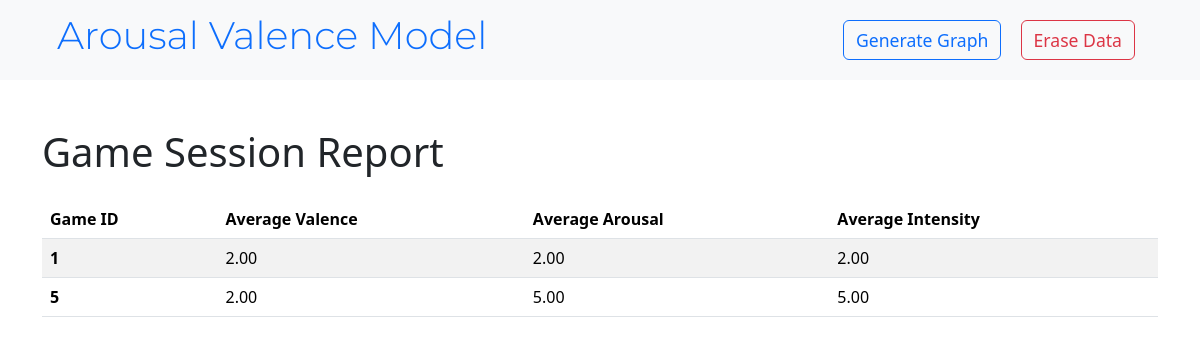
The page /report on the database as committed earlier.
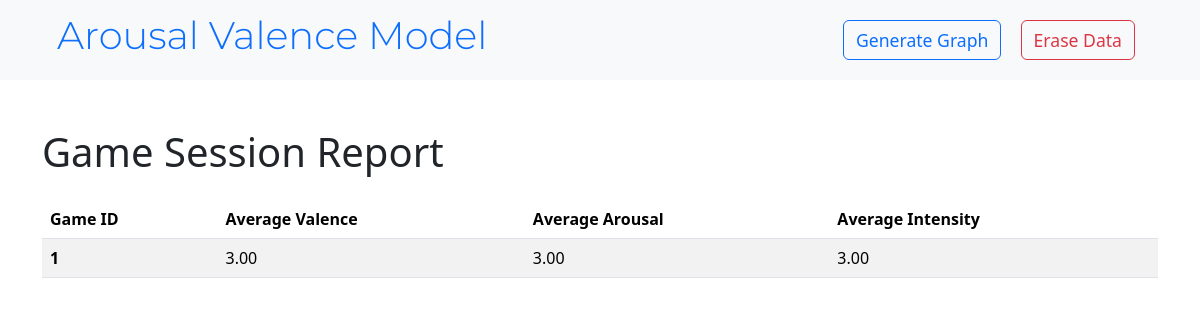
The same page on the database as committed later.
### app/models.py (models this page shows)
class GameSession(models.Model):
    gameid = models.IntegerField(blank=False)
    valence = models.FloatField(blank=False)
    arousal = models.FloatField(blank=False)
    intensity = models.FloatField(blank=False)
    created_at = models.DateTimeField(auto_now_add=True)
    updated_at = models.DateTimeField(auto_now=True)

### app/views.py (the view)
# urls.py: path('report', views.report, name='report'),
def report(request):
    sessions = GameSession.objects.all()
    game_sessions = {}
    for session in sessions:
        if session.gameid not in game_sessions:
            game_sessions[session.gameid] = {'valence': [], 'arousal': [], 'intensity': []}
        game_sessions[session.gameid]['valence'].append(int(session.valence))
        game_sessions[session.gameid]['arousal'].append(int(session.arousal))
        game_sessions[session.gameid]['intensity'].append(int(session.intensity))
    averaged_sessions = []
    for gameid, values in game_sessions.items():
        avg_valence = "{:.2f}".format(np.mean(values['valence']))
        avg_arousal = "{:.2f}".format(np.mean(values['arousal']))
        avg_intensity = "{:.2f}".format(np.mean(values['intensity']))
        averaged_sessions.append({
            'gameid': gameid,
            'avg_valence': avg_valence,
            'avg_arousal': avg_arousal,
            'avg_intensity': avg_intensity,
        })
    context = {
        'sessions': averaged_sessions
    }
    return render(request, 'report.html', context)

### templates/report.html (shortened to what this page needs)
{% extends "nav.html" %}
{% block content %}
<div class="container mt-5">
    <h1 class="mb-4">Game Session Report</h1>
    <table class="table table-striped">
        <thead>
            <tr>
                <th scope="col">Game ID</th>
                <th scope="col">Average Valence</th>
                <th scope="col">Average Arousal</th>
                <th scope="col">Average Intensity</th>
            </tr>
        </thead>
        <tbody>
            {% for session in sessions %}
            <tr>
                <th scope="row">{{ session.gameid }}</th>
                <td>{{ session.avg_valence }}</td>
                <td>{{ session.avg_arousal }}</td>
                <td>{{ session.avg_intensity }}</td>
            </tr>
            {% endfor %}
        </tbody>
    </table>
</div>
{% endblock %}

### templates/nav.html (shortened to what this page needs)
{% load static%}
<html lang="en">
<head>
    <link href="https://cdn.jsdelivr.net/npm/bootstrap@5.3.3/dist/css/bootstrap.min.css" rel="stylesheet"
>
    <link rel="stylesheet" href="{% static 'nav.css'%}">
</head>
<body>
    <nav class="navbar navbar-expand-xxl navbar-light bg-light">
        <div class="container-fluid d-flex justify-content-between align-items-center">
        	<h1 class="fw-light
               fst-italic
               text-center
               text-primary navbar-brand" style="font-size: 3rem;">
               <a href="{% url 'game' %}" class="home-text">Arousal Valence Model</a>
    		</h1>
            <div>
                <form method="post" action="{% url 'generate_graph' %}" class="d-inline">
                    <button type="submit" class="btn btn-outline-primary" style="font-size: 1.1rem;">Generate Graph</button>
                </form>
                <form method="post" action="{% url 'erase' %}" class="d-inline d-inline-more" id="eraseDataForm">
                    <button type="submit" class="btn btn-outline-danger me-2" style="font-size: 1.1rem;">Erase Data</button>
                </form>
            </div>
        </div>
    </nav>
{% block content%}
{% endblock%}

### app/static/nav.css (style rules this page uses)
.home-text { font-family: "Montserrat", sans-serif; font-optical-sizing: auto; font-style: normal; text-decoration: none; font-size: 0.8em; margin-left: 45px; }
.d-inline { margin-left: 15px; margin-right: 15x; }
.d-inline-more { margin-left: 15px; margin-right: 45px; }

Rows that differ between the two databases and show on the page:
removed GameSession: gameid "1", avg_valence "2.00", avg_arousal "2.00", avg_intensity "2.00"
removed GameSession: gameid "5", avg_valence "2.00", avg_arousal "5.00", avg_intensity "5.00"
added GameSession: gameid "1", avg_valence "3.00", avg_arousal "3.00", avg_intensity "3.00"
